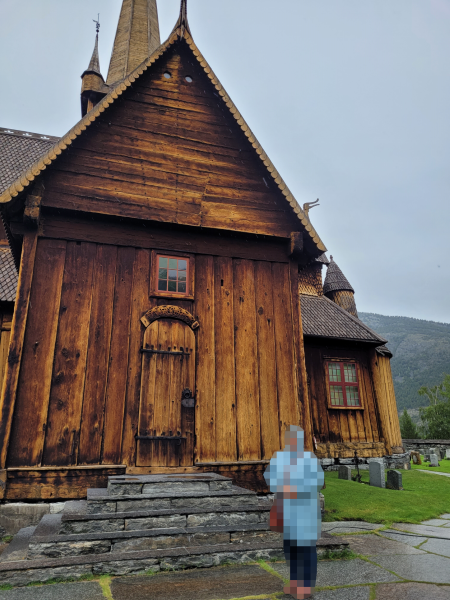
#> input picture persp-transformation/image.png, 450 x 600 px
$ python persp-transformation.py
#> lines starting #> are read from the running program, lines starting #| are printed output that depends on the picture
import cv2
import numpy as np
import os

# Arbeitsverzeichnis einstellen
os.chdir(r'c:\projects\py\opencv-examples\persp-transformation')

# Bild laden
img = cv2.imread(r'image.png', cv2.IMREAD_UNCHANGED)
#> img is the input picture: shape (600, 450, 3); mean B, G, R 102.5, 107.5, 115.8

# Quell- und Zielkoordinaten festlegen
breite = 450
hoehe = 600
src_pts = np.float32([[0, 0], [breite, 0], [breite, hoehe], [0, hoehe]])
dst_pts = np.float32([[0 - 100, 0 + 100], [breite + 50, 0 - 50], [breite, hoehe], [0, hoehe]])

# Transformationsmatrix erstellen
M = cv2.getPerspectiveTransform(src_pts, dst_pts)

# Transformationsmatrix anwenden
transformed_img = cv2.warpPerspective(img, M, (breite, hoehe))
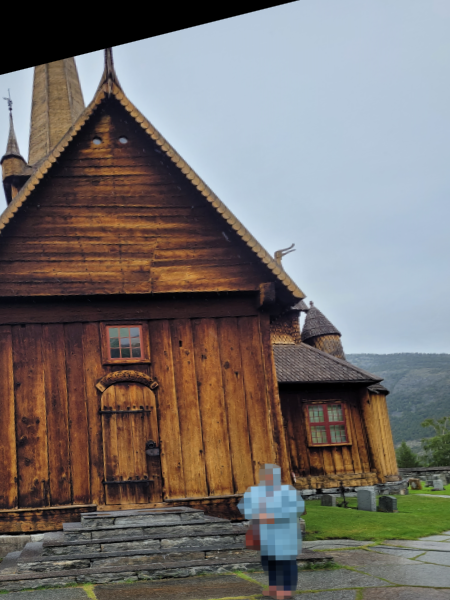
#> transformed_img: shape (600, 450, 3); mean B, G, R 108.3, 111.3, 117.3

cv2.imshow('transform', transformed_img)

cv2.waitKey(0)
cv2.destroyAllWindows()
